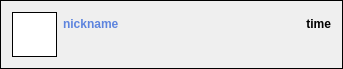
<?xml version="1.0" encoding="UTF-8"?>
<ui version="4.0">
 <class>messagewidget</class>
 <widget class="QFrame" name="messagewidget">
  <property name="geometry">
   <rect>
    <x>0</x>
    <y>0</y>
    <width>343</width>
    <height>66</height>
   </rect>
  </property>
  <property name="sizePolicy">
   <sizepolicy hsizetype="MinimumExpanding" vsizetype="Preferred">
    <horstretch>0</horstretch>
    <verstretch>0</verstretch>
   </sizepolicy>
  </property>
  <property name="windowTitle">
   <string>Frame</string>
  </property>
  <property name="styleSheet">
   <string notr="true"/>
  </property>
  <property name="frameShape">
   <enum>QFrame::Box</enum>
  </property>
  <layout class="QHBoxLayout" name="horizontalLayout">
   <item alignment="Qt::AlignTop">
    <widget class="QLabel" name="photo">
     <property name="minimumSize">
      <size>
       <width>45</width>
       <height>45</height>
      </size>
     </property>
     <property name="maximumSize">
      <size>
       <width>45</width>
       <height>45</height>
      </size>
     </property>
     <property name="styleSheet">
      <string notr="true">background-color: rgb(255, 255, 255);</string>
     </property>
     <property name="frameShape">
      <enum>QFrame::Box</enum>
     </property>
     <property name="text">
      <string/>
     </property>
    </widget>
   </item>
   <item>
    <layout class="QVBoxLayout" name="verticalLayout_3">
     <property name="spacing">
      <number>0</number>
     </property>
     <item>
      <layout class="QHBoxLayout" name="horizontalLayout_3">
       <item>
        <widget class="QLabel" name="nickname">
         <property name="font">
          <font>
           <weight>75</weight>
           <bold>true</bold>
          </font>
         </property>
         <property name="styleSheet">
          <string notr="true">QLabel{color: rgb(93, 132, 222);}</string>
         </property>
         <property name="text">
          <string>nickname</string>
         </property>
        </widget>
       </item>
       <item>
        <widget class="QLabel" name="datetime">
         <property name="font">
          <font>
           <weight>75</weight>
           <bold>true</bold>
          </font>
         </property>
         <property name="text">
          <string>time</string>
         </property>
         <property name="alignment">
          <set>Qt::AlignRight|Qt::AlignTrailing|Qt::AlignVCenter</set>
         </property>
        </widget>
       </item>
      </layout>
     </item>
     <item>
      <layout class="QVBoxLayout" name="verticalLayout">
       <item>
        <widget class="WLabel" name="message" native="true"/>
       </item>
      </layout>
     </item>
    </layout>
   </item>
  </layout>
 </widget>
 <customwidgets>
  <customwidget>
   <class>WLabel</class>
   <extends>QWidget</extends>
   <header location="global">wlabel.h</header>
   <container>1</container>
  </customwidget>
 </customwidgets>
 <resources/>
 <connections/>
</ui>
